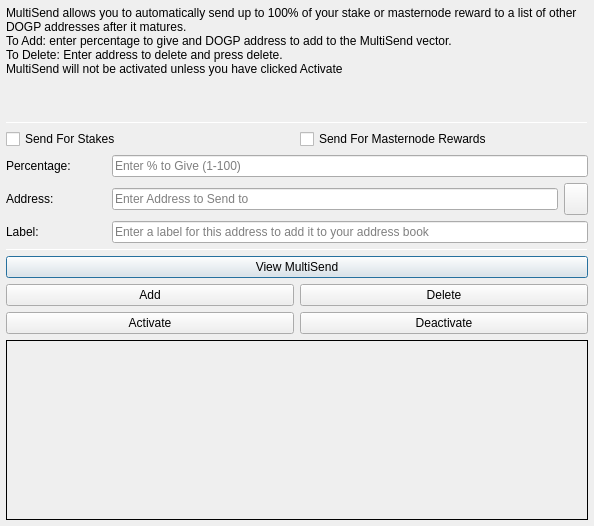
<?xml version="1.0" encoding="UTF-8"?>
<ui version="4.0">
 <class>MultiSendDialog</class>
 <widget class="QDialog" name="MultiSendDialog">
  <property name="windowModality">
   <enum>Qt::NonModal</enum>
  </property>
  <property name="geometry">
   <rect>
    <x>0</x>
    <y>0</y>
    <width>594</width>
    <height>526</height>
   </rect>
  </property>
  <property name="windowTitle">
   <string>MultiSend</string>
  </property>
  <layout class="QVBoxLayout" name="verticalLayout" stretch="0">
   <property name="leftMargin">
    <number>6</number>
   </property>
   <property name="topMargin">
    <number>6</number>
   </property>
   <property name="rightMargin">
    <number>6</number>
   </property>
   <property name="bottomMargin">
    <number>6</number>
   </property>
   <item>
    <layout class="QVBoxLayout" name="verticalLayout_Main" stretch="1,1,1,0,1,1,1">
     <item>
      <widget class="QLabel" name="label_2">
       <property name="lineWidth">
        <number>1</number>
       </property>
       <property name="text">
        <string>MultiSend allows you to automatically send up to 100% of your stake or masternode reward to a list of other DOGP addresses after it matures.
To Add: enter percentage to give and DOGP address to add to the MultiSend vector.
To Delete: Enter address to delete and press delete.
MultiSend will not be activated unless you have clicked Activate</string>
       </property>
       <property name="alignment">
        <set>Qt::AlignLeading|Qt::AlignLeft|Qt::AlignTop</set>
       </property>
       <property name="wordWrap">
        <bool>true</bool>
       </property>
      </widget>
     </item>
     <item>
      <widget class="Line" name="line">
       <property name="minimumSize">
        <size>
         <width>0</width>
         <height>1</height>
        </size>
       </property>
       <property name="maximumSize">
        <size>
         <width>16777215</width>
         <height>1</height>
        </size>
       </property>
       <property name="orientation">
        <enum>Qt::Horizontal</enum>
       </property>
      </widget>
     </item>
     <item>
      <layout class="QVBoxLayout" name="verticalLayout_Settings">
       <item>
        <layout class="QHBoxLayout" name="horizontalLayout">
         <item>
          <widget class="QCheckBox" name="multiSendStakeCheckBox">
           <property name="text">
            <string>Send For Stakes</string>
           </property>
          </widget>
         </item>
         <item>
          <widget class="QCheckBox" name="multiSendMasternodeCheckBox">
           <property name="text">
            <string>Send For Masternode Rewards</string>
           </property>
          </widget>
         </item>
        </layout>
       </item>
       <item>
        <layout class="QHBoxLayout" name="horizontalLayout_6">
         <item>
          <widget class="QLabel" name="label">
           <property name="minimumSize">
            <size>
             <width>100</width>
             <height>0</height>
            </size>
           </property>
           <property name="toolTip">
            <string>Percentage of stake to send</string>
           </property>
           <property name="text">
            <string>Percentage:</string>
           </property>
          </widget>
         </item>
         <item>
          <widget class="QLineEdit" name="multiSendPercentEdit">
           <property name="toolTip">
            <string>Enter whole numbers 1 - 100</string>
           </property>
           <property name="placeholderText">
            <string>Enter % to Give (1-100)</string>
           </property>
          </widget>
         </item>
        </layout>
       </item>
       <item>
        <layout class="QHBoxLayout" name="horizontalLayout_7">
         <item>
          <widget class="QLabel" name="label_5">
           <property name="minimumSize">
            <size>
             <width>100</width>
             <height>0</height>
            </size>
           </property>
           <property name="toolTip">
            <string>Address to send portion of stake to</string>
           </property>
           <property name="text">
            <string>Address:</string>
           </property>
          </widget>
         </item>
         <item>
          <widget class="QLineEdit" name="multiSendAddressEdit">
           <property name="toolTip">
            <string/>
           </property>
           <property name="placeholderText">
            <string>Enter Address to Send to</string>
           </property>
          </widget>
         </item>
         <item>
          <widget class="QToolButton" name="addressBookButton">
           <property name="maximumSize">
            <size>
             <width>16777215</width>
             <height>32</height>
            </size>
           </property>
           <property name="toolTip">
            <string>Choose an address from the address book</string>
           </property>
           <property name="text">
            <string/>
           </property>
           <property name="icon">
            <iconset resource="../dogecoinprivate.qrc">
             <normaloff>:/icons/address-book</normaloff>:/icons/address-book</iconset>
           </property>
           <property name="shortcut">
            <string>Alt+A</string>
           </property>
          </widget>
         </item>
        </layout>
       </item>
      </layout>
     </item>
     <item>
      <layout class="QHBoxLayout" name="horizontalLayout_3">
       <item>
        <widget class="QLabel" name="label_3">
         <property name="minimumSize">
          <size>
           <width>100</width>
           <height>0</height>
          </size>
         </property>
         <property name="text">
          <string>Label:</string>
         </property>
        </widget>
       </item>
       <item>
        <widget class="QLineEdit" name="labelAddressLabelEdit">
         <property name="placeholderText">
          <string>Enter a label for this address to add it to your address book</string>
         </property>
        </widget>
       </item>
      </layout>
     </item>
     <item>
      <widget class="Line" name="line_2">
       <property name="minimumSize">
        <size>
         <width>0</width>
         <height>1</height>
        </size>
       </property>
       <property name="maximumSize">
        <size>
         <width>16777215</width>
         <height>1</height>
        </size>
       </property>
       <property name="orientation">
        <enum>Qt::Horizontal</enum>
       </property>
      </widget>
     </item>
     <item>
      <layout class="QVBoxLayout" name="verticalLayout_Buttons">
       <item>
        <layout class="QHBoxLayout" name="horizontalLayout_4">
         <item>
          <widget class="QPushButton" name="viewButton">
           <property name="toolTip">
            <string/>
           </property>
           <property name="statusTip">
            <string>View MultiSend Vector</string>
           </property>
           <property name="text">
            <string>View MultiSend</string>
           </property>
          </widget>
         </item>
        </layout>
       </item>
       <item>
        <layout class="QHBoxLayout" name="horizontalLayout_2">
         <item>
          <widget class="QPushButton" name="addButton">
           <property name="toolTip">
            <string/>
           </property>
           <property name="statusTip">
            <string>Add to MultiSend Vector</string>
           </property>
           <property name="text">
            <string>Add</string>
           </property>
          </widget>
         </item>
         <item>
          <widget class="QPushButton" name="deleteButton">
           <property name="toolTip">
            <string/>
           </property>
           <property name="statusTip">
            <string>Delete Address From MultiSend Vector</string>
           </property>
           <property name="text">
            <string>Delete</string>
           </property>
          </widget>
         </item>
        </layout>
       </item>
       <item>
        <layout class="QHBoxLayout" name="horizontalLayout_5">
         <item>
          <widget class="QPushButton" name="activateButton">
           <property name="statusTip">
            <string>Activate MultiSend</string>
           </property>
           <property name="text">
            <string>Activate</string>
           </property>
          </widget>
         </item>
         <item>
          <widget class="QPushButton" name="disableButton">
           <property name="statusTip">
            <string>Deactivate MultiSend</string>
           </property>
           <property name="text">
            <string>Deactivate</string>
           </property>
          </widget>
         </item>
        </layout>
       </item>
      </layout>
     </item>
     <item>
      <widget class="QLabel" name="message">
       <property name="minimumSize">
        <size>
         <width>0</width>
         <height>180</height>
        </size>
       </property>
       <property name="frameShape">
        <enum>QFrame::Panel</enum>
       </property>
       <property name="frameShadow">
        <enum>QFrame::Plain</enum>
       </property>
       <property name="lineWidth">
        <number>1</number>
       </property>
       <property name="midLineWidth">
        <number>1</number>
       </property>
       <property name="text">
        <string/>
       </property>
       <property name="alignment">
        <set>Qt::AlignLeading|Qt::AlignLeft|Qt::AlignTop</set>
       </property>
       <property name="wordWrap">
        <bool>true</bool>
       </property>
      </widget>
     </item>
    </layout>
   </item>
  </layout>
 </widget>
 <resources>
  <include location="../dogecoinprivate.qrc"/>
 </resources>
 <connections/>
</ui>
